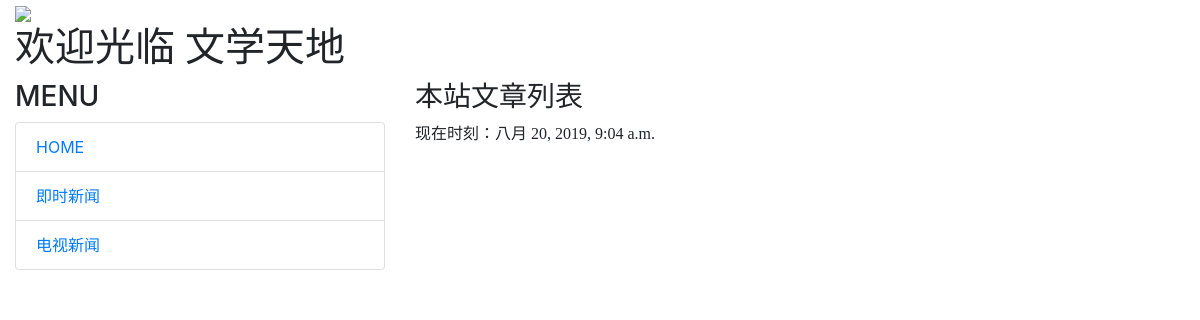
The app's page /, older data.
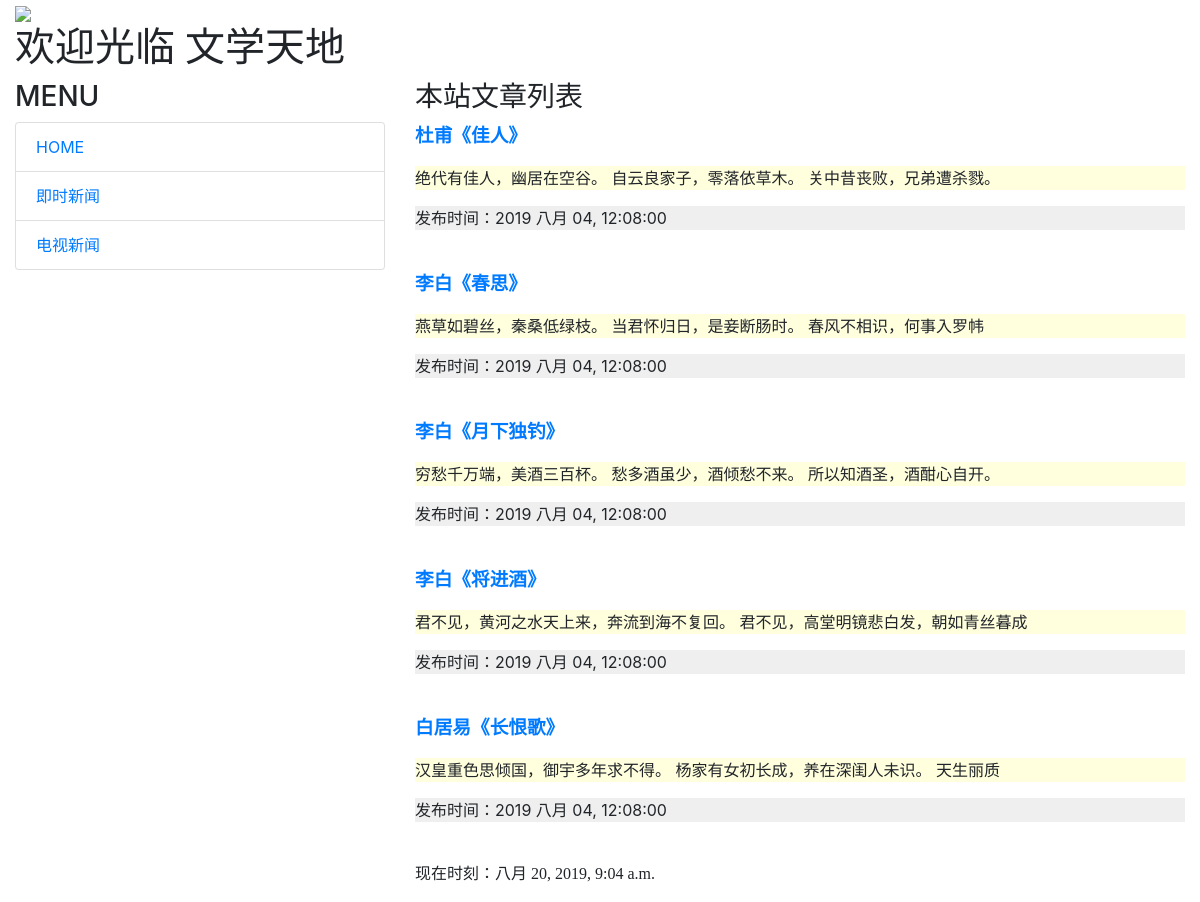
The same page, newer data.
### mainsite/models.py (models this page shows, shortened)
class Post(models.Model):
    title = models.CharField(max_length=200)
    slug = models.CharField(max_length=200)
    body = models.TextField()
    pub_date = models.DateTimeField(default=timezone.now)
    class Meta:
        ordering = ('-pub_date',)

### mainsite/views.py (the view)
# urls.py: url(r'^$', homepage),
def homepage(request):
    template = get_template('index.html')
    posts = Post.objects.all()
    now = datetime.now()
    html = template.render(locals())
    return HttpResponse(html)

### templates/index.html (shortened to what this page needs)
{% extends 'base.html' %}
{% block headmessage %}
    <h3 style="font-family: 楷体;">本站文章列表</h3>
{% endblock %}
{% block content %}
    {% for post in posts %}
        <div class="panel panel-default">
            <div class="panel-heading">
                <p style="font-family: 微软雅黑;font-size: 14pt;font-weight: bold;">
                    <a href="/post/{{ post.slug }}">{{ post.title }}</a>
                </p>
            </div>
            <div class="panel-body" style="background-color: #ffffdd">
                <p>
                    {{ post.body | truncatechars:40 }}
                </p>
            </div>
            <div class="panel-footer" style="background-color: #efefef">
                <p>
                    发布时间：{{ post.pub_date | date:"Y M d, h:m:s" }}
                </p>
            </div>
        </div>
        <br>
    {% endfor %}
{% endblock %}

### templates/base.html (shortened to what this page needs)
<!DOCTYPE html>
<html lang="en">
<head>
    <link rel="stylesheet" href="https://stackpath.bootstrapcdn.com/bootstrap/4.3.1/css/bootstrap.min.css">
</head>
<body>
    <div class="container-fluid">
        {% include 'header.html' %}
        <div class="row">
            <div class="col-sm-4 col-md-4">
                <div class="panel panel-default">
                    <div class="panel-heading">
                        <h3>
                            MENU
                        </h3>
                    </div>
                    <div class="panel-body">
                        <div class="list-group">
                            <a href="/" class="list-group-item">HOME</a>
                            <a href="http://tar.so/news" class="list-group-item">即时新闻</a>
                            <a href="httP://drho.tw/news" class="list-group-item">电视新闻</a>
                        </div>
                    </div>
                </div>
            </div>
            <div class="col-sm-8 col-md-8">
                <div class="panel panel-default">
                    <div class="panel-heading">
                        {% block headmessage %}{% endblock %}
                    </div>
                    <div class="panel-body">
                        {% block content %}{% endblock %}
                    </div>
                    <div class="panel-footer">
                        {% include 'footer.html' %}
                    </div>
                </div>
            </div>
        </div>
    </div>
</body>
</html>

### templates/header.html
{% load staticfiles %}
<div class="well">
    <img src="{% static "images/logo.png" %}"><h1 style="font-family: 微软雅黑;">欢迎光临 文学天地</h1>
</div>

### templates/footer.html
{% block footer %}
    {% if now %}
    <p style="font-family: 微软雅黑;">现在时刻：{{ now }}</p>
    {% else %}
    <p style="font-family: 微软雅黑;">本文内容取自网络，如有侵权请来信通知下架。。。</p>
    {% endif %}
{% endblock %}

Row changes from the older to the newer data that the page shows:
added Post: title "杜甫《佳人》", body "绝代有佳人，幽居在空谷。 自云良家子，零落依草木。 关中昔丧败，兄弟遭杀戮。", pub_date "2019 八月 04, 12:08:00"
added Post: title "李白《春思》", body "燕草如碧丝，秦桑低绿枝。 当君怀归日，是妾断肠时。 春风不相识，何事入罗帏", pub_date "2019 八月 04, 12:08:00"
added Post: title "李白《月下独钓》", body "穷愁千万端，美酒三百杯。 愁多酒虽少，酒倾愁不来。 所以知酒圣，酒酣心自开。", pub_date "2019 八月 04, 12:08:00"
added Post: title "李白《将进酒》", body "君不见，黄河之水天上来，奔流到海不复回。 君不见，高堂明镜悲白发，朝如青丝暮成", pub_date "2019 八月 04, 12:08:00"
added Post: title "白居易《长恨歌》", body "汉皇重色思倾国，御宇多年求不得。 杨家有女初长成，养在深闺人未识。 天生丽质", pub_date "2019 八月 04, 12:08:00"
